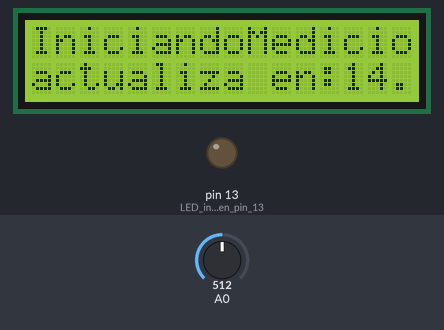
Bench run of a sketch on a simulated Arduino Uno, built with avr-gcc and run on an emulated ATmega328P. Parts: 16×2 character LCD, output pins drawn as LEDs (lit = HIGH). Inputs (shaded band) come from the test bench; at power-on: A0 = 512. What the sketch prints to the serial monitor is not drawn.

Above: at 1.2 s.
1.3 s: A0 set to 524
At 2.4 s:
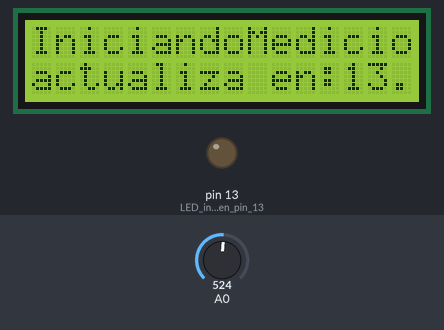
At 16.8 s:
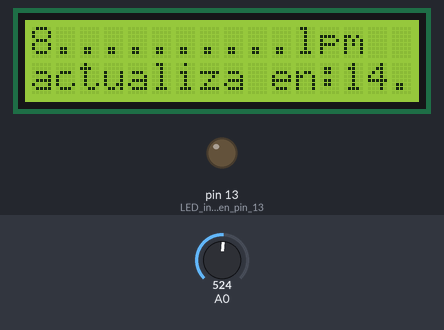
Timing chart, 0 to 17.5 s (numbered marks = the images above; inputs shaded):
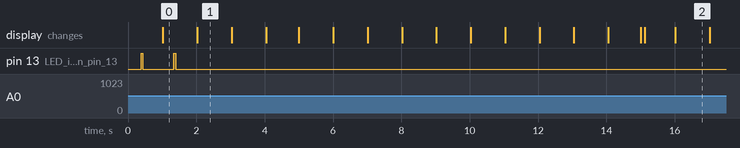

The sketch:

lpm_en_lcd.ino
```cpp
#include <LiquidCrystal.h> //lcd library

// initializes the library with the numbers of the interface pins
LiquidCrystal lcd (7, 6, 5, 4, 3, 2);

float factor = 0.75;    // coeficiente para filtro pasa bajos
float maximo = 0.0;   // para almacenar valor maximo
int minimoEntreLatidos = 300; // 300 mseg. de tiempo minimo entre latidos
float valorAnterior = 500;  // in order to keep the previus value
int latidos = 0;    // contador de cantidad de latidos y ciclos de medicion
float ciclo = 1.0;

void setup()
{
  Serial.begin(9600);   // initializes the serie monitor at 9600 bps

  lcd.begin (16,2);   // set up the LCD's number of columns and rows

  pinMode(13, OUTPUT);    // LED incorporado en pin 13 como salida

  Serial.println("Iniciando mediciones"); // prints in monitor

  lcd.setCursor(0,0);
  lcd.print("IniciandoMedicion");  //prints in lsc screen

}

void loop()
{
  static unsigned long tiempoLPM = millis();  // tiempo Latidos Por Minuto con
            // valor actual devuelto por millis()
  static unsigned long entreLatidos = millis(); // tiempo entre Latidos con
            // valor actual devuelto por millis()

  int valorLeido = analogRead(A0);    // lectura de entrada analogica A0

  float valorFiltrado = factor * valorAnterior + (1 - factor) * valorLeido; // filtro pasa bajos
  float cambio = valorFiltrado - valorAnterior;   // diferencia entre valor filtrado y
              // valor anterior
  valorAnterior = valorFiltrado;    // actualiza valor anterior con valor filtrado

  if ((cambio >= maximo) && (millis() > entreLatidos + minimoEntreLatidos)) // si cambio es
  {
          // es mayor o igual a maximo y pasaron al menos 300 mseg.
    maximo = cambio;      // actualiza maximo con valor de cambo
    digitalWrite(13, HIGH);   // enciende LED incorporado
    entreLatidos = millis();    // actualiza variable entreLatidos con millis()
    latidos++;        // incrementa latidos en uno
  }
  else        // condicion falsa del condicional
  {
    digitalWrite(13, LOW);    // apaga LED incorporado
  }

  maximo = maximo * 0.97;   // carga maximo como el 97 por ciento de su propio
          // valor para dejar decaer y no perder pulsos

  if (millis() >= tiempoLPM + 15000)    // si transcurrieron al menos 15 segundos
  {
    Serial.print("Latidos por minuto:\t"); // muestra texto
    Serial.println(latidos * 4);    // muestra variable latidos multiplicado por 4

    lcd.clear();

    lcd.setCursor(0,0);
    lcd.print(latidos * 4);
    lcd.print("..........lpm");

    ciclo+=1.0;
    latidos = 0;        // coloca contador de latidos en cero
    tiempoLPM = millis();     // actualiza variable con valor de millis()
  }

  lcd.setCursor(0,1);
  lcd.print("actualiza en:");
  lcd.print((ciclo * 15) - (millis()/1000));

  delay(50);        // demora entre lecturas de entrada analogica
}
```

Measured:
- after the input at 1.3 s, pin 13 (LED_incorporado_en_pin_13): LOW → HIGH at once, → LOW 0.05 s later
- what the display in image 1 shows lasts 1.0 s, from 2.0 s to 3.0 s
